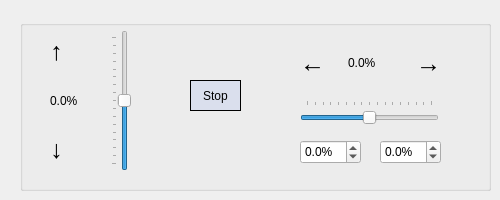
          <widget class="QWidget" name="motorCtrl_2">
           <attribute name="title">
            <string>电机控制</string>
           </attribute>
           <widget class="QGroupBox" name="groupBox_3">
            <property name="geometry">
             <rect>
              <x>20</x>
              <y>20</y>
              <width>471</width>
              <height>171</height>
             </rect>
            </property>
            <property name="title">
             <string/>
            </property>
            <widget class="QPushButton" name="Stop">
             <property name="geometry">
              <rect>
               <x>170</x>
               <y>60</y>
               <width>51</width>
               <height>31</height>
              </rect>
             </property>
             <property name="styleSheet">
              <string notr="true">QPushButton
{
font: 11pt &quot;微软雅黑&quot;;

color: black; 
background-color:rgb(218, 223, 237);                                       

	
border:1px groove black; 
border-style: outset;
}
QPushButton::hover
{ /*鼠标悬停在按钮上时*/
font: 11pt &quot;微软雅黑&quot;;
color: black;
 background-color: rgb(255, 255, 255);
border:1px groove black; 
border-style: outset;
}
QPushButton::pressed
{
font: 11pt &quot;微软雅黑&quot;;
color: black; 
border:1px groove black; 
	background-color: rgb(201, 206, 218);
border-style: outset;
}

                   </string>
             </property>
             <property name="text">
              <string>Stop</string>
             </property>
            </widget>
            <widget class="QWidget" name="horizontalLayoutWidget_5">
             <property name="geometry">
              <rect>
               <x>30</x>
               <y>10</y>
               <width>81</width>
               <height>141</height>
              </rect>
             </property>
             <layout class="QHBoxLayout" name="horizontalLayout_17">
              <property name="sizeConstraint">
               <enum>QLayout::SetDefaultConstraint</enum>
              </property>
              <item>
               <layout class="QGridLayout" name="gridLayout_7">
                <item row="1" column="0">
                 <widget class="QLabel" name="label_vspeed">
                  <property name="text">
                   <string>0.0%</string>
                  </property>
                 </widget>
                </item>
                <item row="2" column="0">
                 <widget class="QLabel" name="label_44">
                  <property name="styleSheet">
                   <string notr="true">QLabel
{
	font-size:25px
}</string>
                  </property>
                  <property name="text">
                   <string>↓</string>
                  </property>
                  <property name="textFormat">
                   <enum>Qt::PlainText</enum>
                  </property>
                  <property name="alignment">
                   <set>Qt::AlignLeading|Qt::AlignLeft|Qt::AlignVCenter</set>
                  </property>
                 </widget>
                </item>
                <item row="0" column="0">
                 <widget class="QLabel" name="label_43">
                  <property name="styleSheet">
                   <string notr="true">QLabel
{
	font-size:25px
}</string>
                  </property>
                  <property name="text">
                   <string>↑</string>
                  </property>
                  <property name="textFormat">
                   <enum>Qt::PlainText</enum>
                  </property>
                  <property name="alignment">
                   <set>Qt::AlignLeading|Qt::AlignLeft|Qt::AlignVCenter</set>
                  </property>
                 </widget>
                </item>
               </layout>
              </item>
              <item>
               <widget class="QSlider" name="verticalSlider">
                <property name="minimum">
                 <number>-200</number>
                </property>
                <property name="maximum">
                 <number>200</number>
                </property>
                <property name="singleStep">
                 <number>10</number>
                </property>
                <property name="sliderPosition">
                 <number>0</number>
                </property>
                <property name="orientation">
                 <enum>Qt::Vertical</enum>
                </property>
                <property name="invertedAppearance">
                 <bool>false</bool>
                </property>
                <property name="invertedControls">
                 <bool>false</bool>
                </property>
                <property name="tickPosition">
                 <enum>QSlider::TicksAbove</enum>
                </property>
                <property name="tickInterval">
                 <number>25</number>
                </property>
               </widget>
              </item>
             </layout>
            </widget>
            <widget class="QSlider" name="horizontalSlider">
             <property name="geometry">
              <rect>
               <x>280</x>
               <y>80</y>
               <width>139</width>
               <height>27</height>
              </rect>
             </property>
             <property name="minimumSize">
              <size>
               <width>139</width>
               <height>0</height>
              </size>
             </property>
             <property name="maximumSize">
              <size>
               <width>139</width>
               <height>16777215</height>
              </size>
             </property>
             <property name="minimum">
              <number>-200</number>
             </property>
             <property name="maximum">
              <number>200</number>
             </property>
             <property name="orientation">
              <enum>Qt::Horizontal</enum>
             </property>
             <property name="tickPosition">
              <enum>QSlider::TicksAbove</enum>
             </property>
             <property name="tickInterval">
              <number>25</number>
             </property>
            </widget>
            <widget class="QDoubleSpinBox" name="doubleSpinBox_2">
             <property name="geometry">
              <rect>
               <x>360</x>
               <y>120</y>
               <width>61</width>
               <height>24</height>
              </rect>
             </property>
             <property name="focusPolicy">
              <enum>Qt::NoFocus</enum>
             </property>
             <property name="contextMenuPolicy">
              <enum>Qt::NoContextMenu</enum>
             </property>
             <property name="layoutDirection">
              <enum>Qt::LeftToRight</enum>
             </property>
             <property name="readOnly">
              <bool>false</bool>
             </property>
             <property name="buttonSymbols">
              <enum>QAbstractSpinBox::UpDownArrows</enum>
             </property>
             <property name="suffix">
              <string>%</string>
             </property>
             <property name="decimals">
              <number>1</number>
             </property>
             <property name="minimum">
              <double>-100.000000000000000</double>
             </property>
             <property name="singleStep">
              <double>2.500000000000000</double>
             </property>
            </widget>
            <widget class="QWidget" name="layoutWidget">
             <property name="geometry">
              <rect>
               <x>280</x>
               <y>20</y>
               <width>141</width>
               <height>46</height>
              </rect>
             </property>
             <layout class="QGridLayout" name="gridLayout_8">
              <item row="0" column="0">
               <widget class="QLabel" name="label_45">
                <property name="minimumSize">
                 <size>
                  <width>42</width>
                  <height>44</height>
                 </size>
                </property>
                <property name="maximumSize">
                 <size>
                  <width>42</width>
                  <height>44</height>
                 </size>
                </property>
                <property name="styleSheet">
                 <string notr="true">QLabel
{
	font-size:25px
}</string>
                </property>
                <property name="text">
                 <string>←</string>
                </property>
                <property name="textFormat">
                 <enum>Qt::PlainText</enum>
                </property>
                <property name="alignment">
                 <set>Qt::AlignLeading|Qt::AlignLeft|Qt::AlignVCenter</set>
                </property>
               </widget>
              </item>
              <item row="0" column="1">
               <widget class="QLabel" name="label_hspeed">
                <property name="maximumSize">
                 <size>
                  <width>44</width>
                  <height>16777215</height>
                 </size>
                </property>
                <property name="text">
                 <string>0.0%</string>
                </property>
               </widget>
              </item>
              <item row="0" column="2">
               <widget class="QLabel" name="label_46">
                <property name="minimumSize">
                 <size>
                  <width>44</width>
                  <height>42</height>
                 </size>
                </property>
                <property name="maximumSize">
                 <size>
                  <width>44</width>
                  <height>42</height>
                 </size>
                </property>
                <property name="styleSheet">
                 <string notr="true">QLabel
{
	font-size:25px
}</string>
                </property>
                <property name="text">
                 <string>→</string>
                </property>
                <property name="textFormat">
                 <enum>Qt::PlainText</enum>
                </property>
                <property name="alignment">
                 <set>Qt::AlignRight|Qt::AlignTrailing|Qt::AlignVCenter</set>
                </property>
               </widget>
              </item>
             </layout>
            </widget>
            <widget class="QDoubleSpinBox" name="doubleSpinBox">
             <property name="geometry">
              <rect>
               <x>280</x>
               <y>120</y>
               <width>61</width>
               <height>24</height>
              </rect>
             </property>
             <property name="mouseTracking">
              <bool>true</bool>
             </property>
             <property name="buttonSymbols">
              <enum>QAbstractSpinBox::UpDownArrows</enum>
             </property>
             <property name="suffix">
              <string>%</string>
             </property>
             <property name="decimals">
              <number>1</number>
             </property>
             <property name="minimum">
              <double>-100.000000000000000</double>
             </property>
             <property name="singleStep">
              <double>2.500000000000000</double>
             </property>
            </widget>
           </widget>
          </widget>
